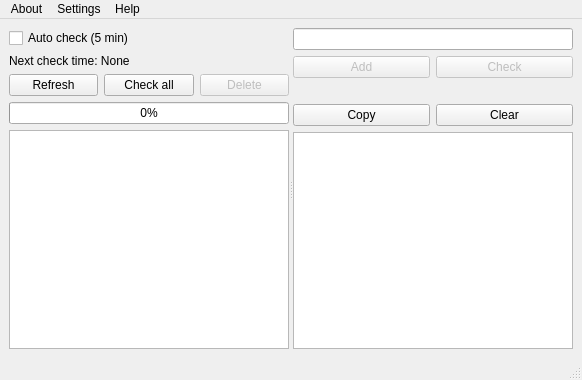
<?xml version="1.0" encoding="UTF-8"?>
<ui version="4.0">
 <class>MainWindow</class>
 <widget class="QMainWindow" name="MainWindow">
  <property name="geometry">
   <rect>
    <x>0</x>
    <y>0</y>
    <width>582</width>
    <height>380</height>
   </rect>
  </property>
  <property name="windowTitle">
   <string>Websites Monitor</string>
  </property>
  <widget class="QWidget" name="centralwidget">
   <layout class="QGridLayout" name="gridLayout_3">
    <item row="1" column="0">
     <widget class="QSplitter" name="splitter">
      <property name="orientation">
       <enum>Qt::Horizontal</enum>
      </property>
      <widget class="QWidget" name="layoutWidget">
       <layout class="QGridLayout" name="gridLayout">
        <item row="0" column="0" colspan="3">
         <layout class="QHBoxLayout" name="horizontalLayout_2">
          <item>
           <widget class="QCheckBox" name="checkBox">
            <property name="text">
             <string>Auto check (5 min)</string>
            </property>
           </widget>
          </item>
         </layout>
        </item>
        <item row="2" column="0">
         <widget class="QPushButton" name="Refresh">
          <property name="text">
           <string>Refresh</string>
          </property>
         </widget>
        </item>
        <item row="1" column="0" colspan="3">
         <widget class="QLabel" name="Check_time">
          <property name="text">
           <string>Next check time: None</string>
          </property>
         </widget>
        </item>
        <item row="4" column="0" colspan="3">
         <widget class="QListWidget" name="listWidget">
          <property name="toolTip">
           <string>Websites list</string>
          </property>
          <property name="selectionBehavior">
           <enum>QAbstractItemView::SelectItems</enum>
          </property>
         </widget>
        </item>
        <item row="2" column="1">
         <widget class="QPushButton" name="Check_all">
          <property name="text">
           <string>Check all</string>
          </property>
         </widget>
        </item>
        <item row="2" column="2">
         <widget class="QPushButton" name="Delete">
          <property name="enabled">
           <bool>false</bool>
          </property>
          <property name="text">
           <string>Delete</string>
          </property>
         </widget>
        </item>
        <item row="3" column="0" colspan="3">
         <widget class="QProgressBar" name="progressBar">
          <property name="enabled">
           <bool>true</bool>
          </property>
          <property name="value">
           <number>0</number>
          </property>
          <property name="textVisible">
           <bool>true</bool>
          </property>
         </widget>
        </item>
       </layout>
      </widget>
      <widget class="QWidget" name="layoutWidget">
       <layout class="QGridLayout" name="gridLayout_2">
        <item row="3" column="1">
         <widget class="QPushButton" name="Duplicate">
          <property name="text">
           <string>Copy</string>
          </property>
         </widget>
        </item>
        <item row="3" column="2">
         <widget class="QPushButton" name="Clear">
          <property name="text">
           <string>Clear</string>
          </property>
         </widget>
        </item>
        <item row="1" column="2">
         <widget class="QPushButton" name="Check">
          <property name="enabled">
           <bool>false</bool>
          </property>
          <property name="text">
           <string>Check</string>
          </property>
         </widget>
        </item>
        <item row="2" column="1" colspan="2">
         <widget class="QLabel" name="Url_status">
          <property name="text">
           <string/>
          </property>
          <property name="wordWrap">
           <bool>true</bool>
          </property>
         </widget>
        </item>
        <item row="0" column="1" colspan="2">
         <widget class="QLineEdit" name="Url">
          <property name="toolTip">
           <string>Input url</string>
          </property>
         </widget>
        </item>
        <item row="1" column="1">
         <widget class="QPushButton" name="Add">
          <property name="enabled">
           <bool>false</bool>
          </property>
          <property name="text">
           <string>Add</string>
          </property>
         </widget>
        </item>
        <item row="4" column="1" colspan="2">
         <widget class="QTextBrowser" name="Log">
          <property name="toolTip">
           <string>Log</string>
          </property>
         </widget>
        </item>
       </layout>
      </widget>
     </widget>
    </item>
   </layout>
  </widget>
  <widget class="QStatusBar" name="statusbar"/>
  <widget class="QMenuBar" name="menubar">
   <property name="geometry">
    <rect>
     <x>0</x>
     <y>0</y>
     <width>582</width>
     <height>23</height>
    </rect>
   </property>
   <widget class="QMenu" name="menuAbout">
    <property name="title">
     <string>About</string>
    </property>
    <addaction name="actionAbout"/>
    <addaction name="actionAbout_Author"/>
   </widget>
   <widget class="QMenu" name="menuHelp">
    <property name="title">
     <string>Help</string>
    </property>
    <addaction name="actionHelp"/>
   </widget>
   <widget class="QMenu" name="menuSettings">
    <property name="title">
     <string>Settings</string>
    </property>
    <addaction name="actionSet_timeout_value"/>
    <addaction name="actionSet_time_interval"/>
    <addaction name="actionRestore_Default_Settings"/>
   </widget>
   <addaction name="menuAbout"/>
   <addaction name="menuSettings"/>
   <addaction name="menuHelp"/>
  </widget>
  <action name="actionAbout">
   <property name="text">
    <string>About Websites Monitor</string>
   </property>
  </action>
  <action name="actionHelp">
   <property name="text">
    <string>Help</string>
   </property>
  </action>
  <action name="actionAbout_Author">
   <property name="text">
    <string>About Author</string>
   </property>
  </action>
  <action name="actionCommon_problems">
   <property name="text">
    <string>Common problems</string>
   </property>
  </action>
  <action name="actionSet_timeout_value">
   <property name="text">
    <string>Set timeout value</string>
   </property>
  </action>
  <action name="actionSet_time_interval">
   <property name="text">
    <string>Set Time Interval</string>
   </property>
  </action>
  <action name="actionRestore_Default_Settings">
   <property name="text">
    <string>Restore Default Settings</string>
   </property>
  </action>
 </widget>
 <resources/>
 <connections/>
</ui>
